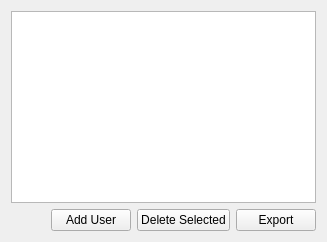
     <widget class="QWidget" name="pageBrowseUsers">
      <layout class="QVBoxLayout">
       <item>
        <widget class="QListView" name="usersView">
         <property name="toolTip">
          <string>To edit an user, double click on it.</string>
         </property>
         <property name="selectionMode">
          <enum>QAbstractItemView::ExtendedSelection</enum>
         </property>
         <property name="selectionBehavior">
          <enum>QAbstractItemView::SelectRows</enum>
         </property>
        </widget>
       </item>
       <item>
        <layout class="QHBoxLayout">
         <item>
          <spacer>
           <property name="orientation">
            <enum>Qt::Horizontal</enum>
           </property>
           <property name="sizeHint" stdset="0">
            <size>
             <width>40</width>
             <height>20</height>
            </size>
           </property>
          </spacer>
         </item>
         <item>
          <widget class="QPushButton" name="btnAddUser">
           <property name="text">
            <string>Add User</string>
           </property>
          </widget>
         </item>
         <item>
          <widget class="QPushButton" name="btnDeleteUser">
           <property name="text">
            <string>Delete Selected</string>
           </property>
          </widget>
         </item>
         <item>
          <widget class="QPushButton" name="btnExportUsers">
           <property name="text">
            <string>Export</string>
           </property>
          </widget>
         </item>
        </layout>
       </item>
      </layout>
     </widget>
